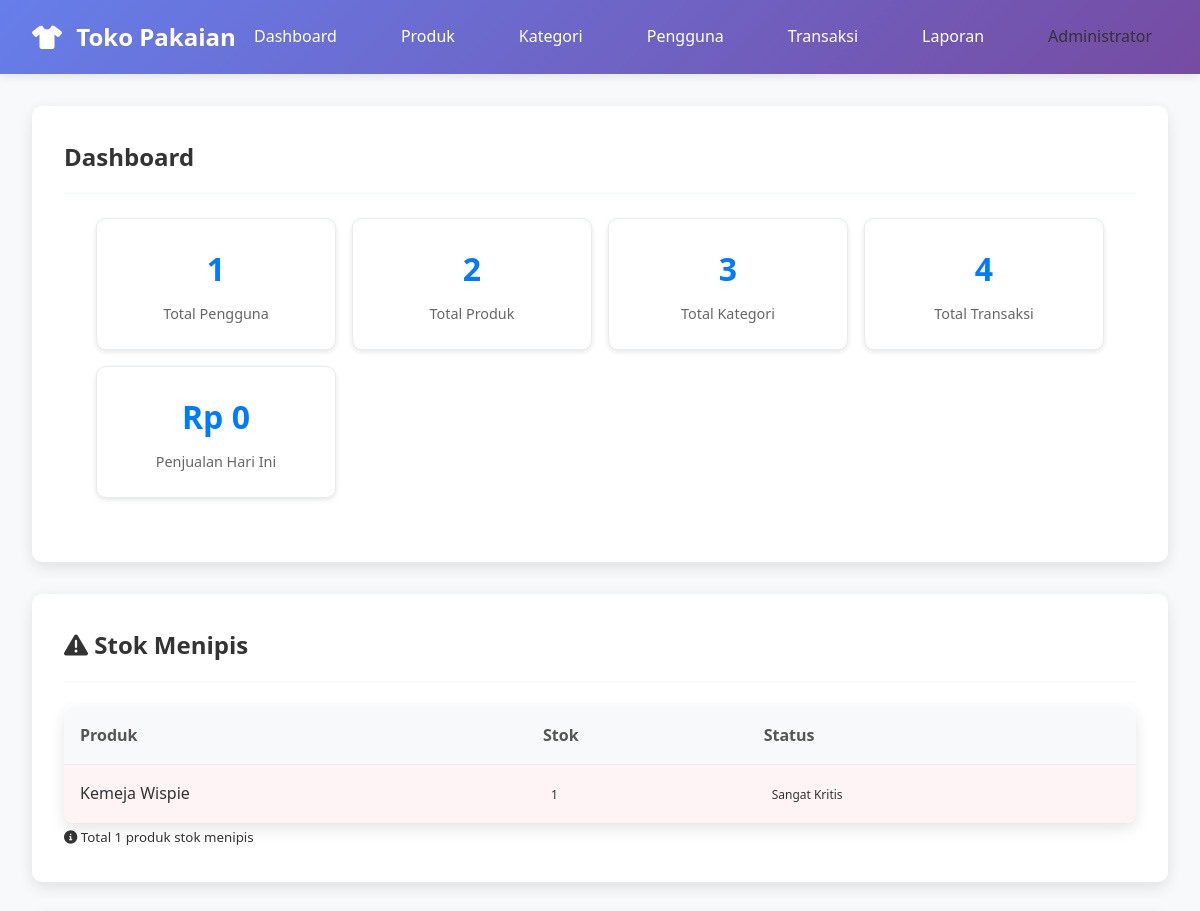
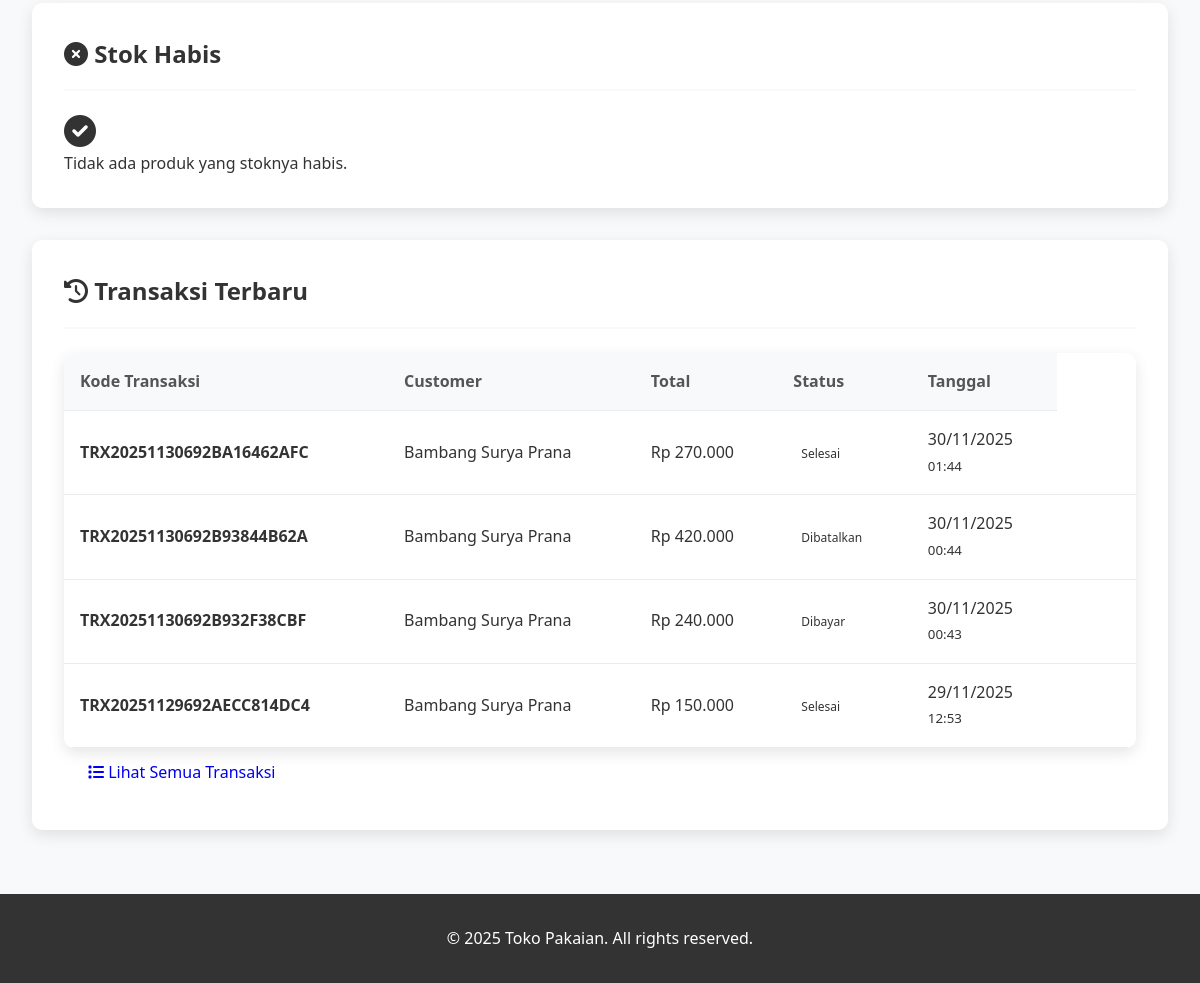
Page /admin/dashboard.php (signed in) on the committed database (2 pictures, top to bottom).
### tables this page shows
CREATE TABLE IF NOT EXISTS `transactions` (
  `id` int NOT NULL AUTO_INCREMENT,
  `user_id` int DEFAULT NULL,
  `transaction_code` varchar(50) NOT NULL,
  `total_amount` decimal(10,2) NOT NULL,
  `status` enum('pending','paid','processing','ready_pickup','shipped','completed','cancelled') DEFAULT 'pending',
  `payment_method` varchar(50) DEFAULT NULL,
  `paid_at` datetime DEFAULT NULL,
  `payment_proof` varchar(255) DEFAULT NULL,
  `shipping_address` text,
  `notes` text,
  `created_at` timestamp NULL DEFAULT CURRENT_TIMESTAMP,
  `updated_at` timestamp NULL DEFAULT CURRENT_TIMESTAMP ON UPDATE CURRENT_TIMESTAMP,
  PRIMARY KEY (`id`),
  UNIQUE KEY `transaction_code` (`transaction_code`),
  KEY `user_id` (`user_id`),
  CONSTRAINT `transactions_ibfk_1` FOREIGN KEY (`user_id`) REFERENCES `users` (`id`) ON DELETE SET NULL
);

CREATE TABLE IF NOT EXISTS `users` (
  `id` int NOT NULL AUTO_INCREMENT,
  `username` varchar(50) NOT NULL,
  `email` varchar(100) NOT NULL,
  `password` varchar(255) NOT NULL,
  `full_name` varchar(100) NOT NULL,
  `phone` varchar(20) DEFAULT NULL,
  `address` text,
  `role` enum('admin','user') DEFAULT 'user',
  `created_at` timestamp NULL DEFAULT CURRENT_TIMESTAMP,
  `updated_at` timestamp NULL DEFAULT CURRENT_TIMESTAMP ON UPDATE CURRENT_TIMESTAMP,
  PRIMARY KEY (`id`),
  UNIQUE KEY `username` (`username`),
  UNIQUE KEY `email` (`email`)
);

### includes/functions.php (called while the page is built, shortened)
<?php
function formatPrice($price) {
    return 'Rp ' . number_format($price, 0, ',', '.');
}
?>

### admin/dashboard.php (the view, shortened to what this page needs)
<?php
require_once '../includes/auth.php';
include '../includes/header.php';
$stmt = $pdo->query("SELECT COUNT(*) FROM users WHERE role = 'user'");
$users_count = $stmt->fetchColumn();
$stmt = $pdo->query("SELECT COUNT(*) FROM products");
$products_count = $stmt->fetchColumn();
$stmt = $pdo->query("SELECT COUNT(*) FROM categories");
$categories_count = $stmt->fetchColumn();
$stmt = $pdo->query("SELECT COUNT(*) FROM transactions");
$transactions_count = $stmt->fetchColumn();
$stmt = $pdo->query("SELECT COALESCE(SUM(total_amount), 0) FROM transactions WHERE DATE(created_at) = CURDATE() AND status = 'completed'");
$today_sales = $stmt->fetchColumn();
?>
<link rel="stylesheet" href="../assets/css/style.css">
<div class="card">
    <div class="card-header">
        <h2 class="card-title">Dashboard</h2>
    </div>
    <div class="stats-grid">
        <div class="stat-card">
            <div class="stat-number"><?php echo $users_count; ?></div>
            <div class="stat-label">Total Pengguna</div>
        </div>
        <div class="stat-card">
            <div class="stat-number"><?php echo $products_count; ?></div>
            <div class="stat-label">Total Produk</div>
        </div>
        <div class="stat-card">
            <div class="stat-number"><?php echo $categories_count; ?></div>
            <div class="stat-label">Total Kategori</div>
        </div>
        <div class="stat-card">
            <div class="stat-number"><?php echo $transactions_count; ?></div>
            <div class="stat-label">Total Transaksi</div>
        </div>
        <div class="stat-card">
            <div class="stat-number"><?php echo formatPrice($today_sales); ?></div>
            <div class="stat-label">Penjualan Hari Ini</div>
        </div>
    </div>
</div>
<?php
$stmt_low_stock = $pdo->prepare("
    SELECT name, stock
    FROM products
    WHERE stock <= 2 AND stock > 0 AND is_active = TRUE
    ORDER BY stock ASC, name ASC
    LIMIT 10
");
$stmt_low_stock->execute();
$low_stock_products = $stmt_low_stock->fetchAll(PDO::FETCH_ASSOC);
$stmt_out_of_stock = $pdo->prepare("
    SELECT name, stock
    FROM products
    WHERE stock = 0 AND is_active = TRUE
    ORDER BY name ASC
    LIMIT 10
");
$stmt_out_of_stock->execute();
$out_of_stock_products = $stmt_out_of_stock->fetchAll(PDO::FETCH_ASSOC);
$stmt_recent_transactions = $pdo->prepare("
    SELECT t.transaction_code, t.total_amount, t.status, t.created_at, u.full_name
    FROM transactions t
    LEFT JOIN users u ON t.user_id = u.id
    ORDER BY t.created_at DESC
    LIMIT 10
");
$stmt_recent_transactions->execute();
$recent_transactions = $stmt_recent_transactions->fetchAll(PDO::FETCH_ASSOC);
?>
<div class="row">
    <div class="col-md-6">
        <div class="card">
            <div class="card-header">
                <h3 class="card-title">
                    <i class="fas fa-exclamation-triangle text-warning me-2"></i>
                    Stok Menipis
                </h3>
            </div>
            <div class="card-body">
                <?php if (!empty($low_stock_products)): ?>
                    <div class="table-responsive">
                        <table class="table table-sm">
                            <thead>
                                <tr>
                                    <th>Produk</th>
                                    <th>Stok</th>
                                    <th>Status</th>
                                </tr>
                            </thead>
                            <tbody>
                                <?php foreach ($low_stock_products as $product): ?>
                                    <tr>
                                        <td><?php echo htmlspecialchars($product['name']); ?></td>
                                        <td>
                                            <span class="badge bg-warning text-dark">
                                                <?php echo $product['stock']; ?>
                                            </span>
                                        </td>
                                        <td>
                                            <?php if ($product['stock'] == 1): ?>
                                                <span class="badge bg-danger">Sangat Kritis</span>
                                            <?php elseif ($product['stock'] == 2): ?>
                                                <span class="badge bg-warning">Kritik</span>
                                            <?php endif; ?>
                                        </td>
                                    </tr>
                                <?php endforeach; ?>
                            </tbody>
                        </table>
                    </div>
                    <div class="mt-2">
                        <small class="text-muted">
                            <i class="fas fa-info-circle me-1"></i>
                            Total <?php echo count($low_stock_products); ?> produk stok menipis
                        </small>
                    </div>
                <?php endif; ?>
            </div>
        </div>
    </div>
    <div class="col-md-6">
        <div class="card">
            <div class="card-header">
                <h3 class="card-title">
                    <i class="fas fa-times-circle text-danger me-2"></i>
                    Stok Habis
                </h3>
            </div>
            <div class="card-body">
                <?php if (!empty($out_of_stock_products)): ?>
                    <div class="table-responsive">
                        <table class="table table-sm">
                            <thead>
                                <tr>
                                    <th>Produk</th>
                                    <th>Stok</th>
                                    <th>Aksi</th>
                                </tr>
                            </thead>
                            <tbody>
                                <?php foreach ($out_of_stock_products as $product): ?>
                                    <tr>
                                        <td><?php echo htmlspecialchars($product['name']); ?></td>
                                        <td>
                                            <span class="badge bg-danger"><?php echo $product['stock']; ?></span>
                                        </td>
                                        <td>
                                            <a href="edit_product.php?id=<?php echo $product['id']; ?>" class="btn btn-sm btn-outline-primary">
                                                <i class="fas fa-edit"></i> Restock
                                            </a>
                                        </td>
                                    </tr>
                                <?php endforeach; ?>
                            </tbody>
                        </table>
                    </div>
                    <div class="mt-2">
                        <small class="text-muted">
                            <i class="fas fa-info-circle me-1"></i>
                            Total <?php echo count($out_of_stock_products); ?> produk stok habis
                        </small>
                    </div>
                <?php else: ?>
                    <div class="text-center py-4">
                        <i class="fas fa-check-circle text-success fa-2x mb-3"></i>
                        <p class="text-muted">Tidak ada produk yang stoknya habis.</p>
                    </div>
                <?php endif; ?>
            </div>
        </div>
    </div>
</div>
<div class="card mt-4">
    <div class="card-header">
        <h3 class="card-title">
            <i class="fas fa-history me-2"></i>
            Transaksi Terbaru
        </h3>
    </div>
    <div class="card-body">
        <?php if (!empty($recent_transactions)): ?>
            <div class="table-responsive">
                <table class="table table-hover">
                    <thead>
                        <tr>
                            <th>Kode Transaksi</th>
                            <th>Customer</th>
                            <th>Total</th>
                            <th>Status</th>
                            <th>Tanggal</th>
                        </tr>
                    </thead>
                    <tbody>
                        <?php foreach ($recent_transactions as $transaction): ?>
                            <tr>
                                <td>
                                    <strong><?php echo htmlspecialchars($transaction['transaction_code']); ?></strong>
                                </td>
                                <td><?php echo htmlspecialchars($transaction['full_name']); ?></td>
                                <td><?php echo formatPrice($transaction['total_amount']); ?></td>
                                <td>
                                    <?php
                                    $status_class = [
                                        'pending' => 'bg-warning',
                                        'paid' => 'bg-info',
                                        'processing' => 'bg-primary',
                                        'shipped' => 'bg-success',
                                        'completed' => 'bg-success',
                                        'cancelled' => 'bg-danger'
                                    ];
                                    $status_text = [
                                        'pending' => 'Menunggu Bayar',
                                        'paid' => 'Dibayar',
                                        'processing' => 'Diproses',
                                        'shipped' => 'Dikirim',
                                        'completed' => 'Selesai',
                                        'cancelled' => 'Dibatalkan'
                                    ];
                                    $class = $status_class[$transaction['status']] ?? 'bg-secondary';
                                    $text = $status_text[$transaction['status']] ?? $transaction['status'];
                                    ?>
                                    <span class="badge <?php echo $class; ?>">
                                        <?php echo $text; ?>
                                    </span>
                                </td>
                                <td>
                                    <?php echo date('d/m/Y', strtotime($transaction['created_at'])); ?>
                                    <br>
                                    <small class="text-muted">
                                        <?php echo date('H:i', strtotime($transaction['created_at'])); ?>
                                    </small>
                                </td>
                                <td>
                                    <?php if (isset($transaction['id'])): ?>
                                        <a href="order_detail.php?id=<?php echo $transaction['id']; ?>" class="btn btn-sm btn-outline-primary">
                                        </a>
                                    <?php else: ?>
                                        <span class="btn btn-sm btn-outline-secondary disabled">
                                        </span>
                                    <?php endif; ?>
                                </td>
                            </tr>
                        <?php endforeach; ?>
                    </tbody>
                </table>
            </div>
            <div class="mt-3 text-center">
                <a href="transactions.php" class="btn btn-outline-primary">
                    <i class="fas fa-list me-1"></i> Lihat Semua Transaksi
                </a>
            </div>
        <?php endif; ?>
    </div>
</div>
<?php include '../includes/footer.php'; ?>

### assets/css/style.css (style rules this page uses)
* { margin: 0; padding: 0; box-sizing: border-box; }
body { font-family: 'Segoe UI', Tahoma, Geneva, Verdana, sans-serif; line-height: 1.6; color: #333; background-color: #f8f9fa; }
.card { background: white; border-radius: 10px; padding: 2rem; box-shadow: 0 5px 15px rgba(0,0,0,0.1); margin-bottom: 2rem; }
.card-header { display: flex; justify-content: between; align-items: center; margin-bottom: 1.5rem; padding-bottom: 1rem; border-bottom: 2px solid #f8f9fa; }
.card-title { font-size: 1.5rem; font-weight: 600; color: #333; }
.btn { display: inline-block; padding: 0.75rem 1.5rem; border: none; border-radius: 5px; text-decoration: none; text-align: center; cursor: pointer; transition: all 0.3s; font-weight: 500; }
.btn-sm { padding: 0.5rem 1rem; font-size: 0.875rem; }
.table { width: 100%; border-collapse: collapse; background: white; border-radius: 10px; overflow: hidden; box-shadow: 0 5px 15px rgba(0,0,0,0.1); }
.table th, .table td { padding: 1rem; text-align: left; border-bottom: 1px solid #e9ecef; }
.table th { background-color: #f8f9fa; font-weight: 600; color: #555; }
.stats-grid { display: grid; grid-template-columns: repeat(auto-fit, minmax(250px, 1fr)); gap: 2rem; margin-bottom: 2rem; }
.stat-card { background: white; padding: 2rem; border-radius: 10px; box-shadow: 0 5px 15px rgba(0,0,0,0.1); text-align: center; }
.stat-number { font-size: 2.5rem; font-weight: bold; color: #667eea; margin-bottom: 0.5rem; }
.stat-label { color: #666; font-size: 1rem; }
.badge { padding: 0.5rem 1rem; border-radius: 20px; font-size: 0.875rem; font-weight: 500; }
.badge { padding: 0.25rem 0.5rem; border-radius: 15px; font-size: 0.75rem; font-weight: 500; }
.stats-grid { display: grid; grid-template-columns: repeat(auto-fit, minmax(200px, 1fr)); gap: 1rem; margin-bottom: 2rem; padding: 0 2rem; }
.stat-card { background: white; padding: 1.5rem; border-radius: 10px; box-shadow: 0 2px 5px rgba(0,0,0,0.1); text-align: center; border: 1px solid #e9ecef; }
.stat-number { font-size: 2rem; font-weight: bold; color: #007bff; margin-bottom: 0.5rem; }
.stat-label { color: #666; font-size: 0.9rem; }

### rows in the picture
transactions: transaction_code "TRX20251130692BA16462AFC", user.full_name "Bambang Surya Prana", total_amount "Rp 270.000", status "Selesai", created_at "30/11/2025", created_at "01:44"
transactions: transaction_code "TRX20251130692B93844B62A", user.full_name "Bambang Surya Prana", total_amount "Rp 420.000", status "Dibatalkan", created_at "30/11/2025", created_at "00:44"
transactions: transaction_code "TRX20251130692B932F38CBF", user.full_name "Bambang Surya Prana", total_amount "Rp 240.000", status "Dibayar", created_at "30/11/2025", created_at "00:43"
transactions: transaction_code "TRX20251129692AECC814DC4", user.full_name "Bambang Surya Prana", total_amount "Rp 150.000", status "Selesai", created_at "29/11/2025", created_at "12:53"

### other values in the picture
$_SESSION['full_name'] "Administrator"
$users_count "1"
$products_count "2"
$categories_count "3"
$transactions_count "4"
formatPrice($today_sales) "Rp 0"
$product['name'] "Kemeja Wispie"
$product['stock'] "1"
count($low_stock_products) "1"
